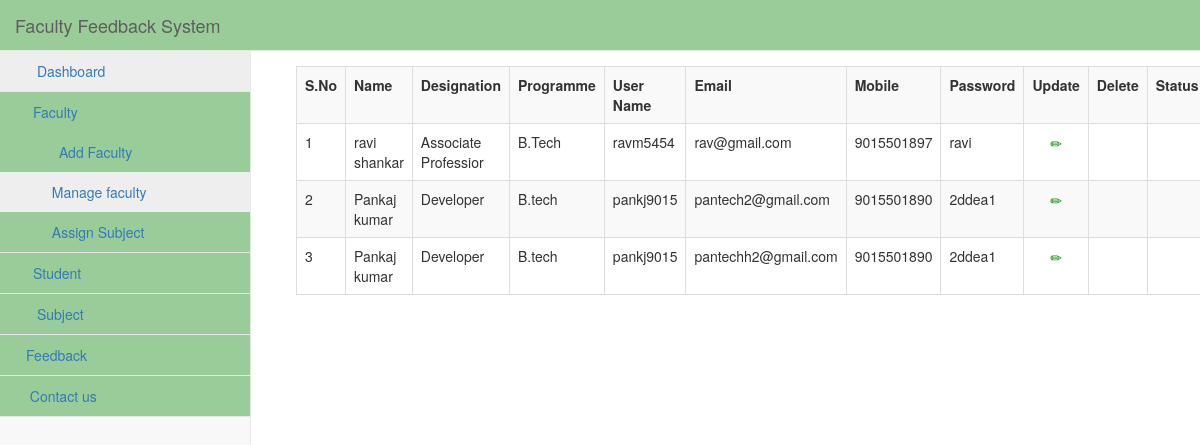
The app's page /admin/dashboard.php?info=show_faculty (signed in) with its own data.
### tables this page shows
CREATE TABLE IF NOT EXISTS `faculty` (
  `id` int(11) NOT NULL AUTO_INCREMENT,
  `user_alias` varchar(30) NOT NULL,
  `Name` varchar(30) NOT NULL,
  `designation` varchar(100) NOT NULL,
  `programme` varchar(50) NOT NULL,
  `email` varchar(255) NOT NULL,
  `password` varchar(75) NOT NULL,
  `mobile` bigint(20) NOT NULL,
  `date` datetime NOT NULL,
  `status` int(11) NOT NULL,
  PRIMARY KEY (`id`),
  UNIQUE KEY `email` (`email`)
);

### admin/show_faculty.php (the view, shortened to what this page needs)
<?php
	echo "<table class='table table-responsive table-bordered table-striped table-hover' style=margin:15px;>";
	echo "<tr>";
	echo "<th>S.No</th>";
	echo "<th>Name</th>";
	echo "<th>Designation</th>";
	echo "<th>Programme</th>";
	echo "<th>User Name</th>";
	echo "<th>Email</th>";
	echo "<th>Mobile</th>";
	echo "<th>Password</th>";
	echo "<th>Update</th>";
	echo "<th>Delete</th>";
	echo "<th>Status</th>";
	echo "</tr>";
	$i=1;
	$que=mysqli_query($conn,"select * from faculty");
	while($row=mysqli_fetch_array($que))
	{
		echo "<tr>";
		echo "<td>".$i."</td>";
		echo "<td>".$row['Name']."</td>";
		echo "<td>".$row['designation']."</td>";
		echo "<td>".$row['programme']."</td>";
		echo "<td>".$row['user_alias']."</td>";
		echo "<td>".$row['email']."</td>";
		echo "<td>".$row['mobile']."</td>";
		echo "<td>".$row['password']."</td>";
		echo "<td class='text-center'><a href='dashboard.php?id=$row[id]&info=edit_faculty'><span class='glyphicon glyphicon-pencil'style=color:green;></span></a></td>";
		echo "<td class='text-center'><a href='#' onclick='deletes($row[id])'><span class='glyphicon glyphicon-remove' style=color:red;></span></a></td>";
		if($row['status'])
		{
		echo "<td><a href='update_status.php?user_id=".$row['id']."&status=".$row['status']."'><span class='glyphicon glyphicon-user' style=color:green;></span></a></td>";
		}
		else
		{
		echo "<td><a href='update_status.php?user_id=".$row['id']."&status=".$row['status']."'><span class='glyphicon glyphicon-user' style=color:red;></span></a></td>";
		}
		echo "</tr>";
		$i++;
	}
?>

### admin/dashboard.php (shortened to what this page needs)
<!DOCTYPE html>
<html lang="en">
<head>
    <link href="../css/bootstrap.min.css" rel="stylesheet">
    <link href="../css/metisMenu.min.css" rel="stylesheet">
    <link href="../css/sb-admin-2.css" rel="stylesheet">
    <link href="../css/font-awesome.min.css" rel="stylesheet" type="text/css">
</head>
<body>
    <div id="wrapper">
        <nav class="navbar navbar-default navbar-static-top" role="navigation" style="margin-bottom: 0">
            <div class="navbar-header">
                <a class="navbar-brand" href="dashboard.php">Faculty Feedback System</a>
            </div>
            <ul class="nav navbar-top-links navbar-right">
                <li class="dropdown">
                    <a class="dropdown-toggle" data-toggle="dropdown" href="#">
                        <i class="fa fa-user fa-fw"></i> <i class="fa fa-caret-down"></i>
                    </a>
                </li>
            </ul>
            <div class="navbar-default sidebar" role="navigation">
                <div class="sidebar-nav navbar-collapse">
                    <ul class="nav" id="side-menu">
                        <li>
                            <a href="dashboard.php"><i class="fa fa-dashboard fa-fw"></i> Dashboard</a>
                        </li>
                        <li>
                            <a href="#"><i class="fa fa-user fa-fw"></i>Faculty<span class="fa arrow"></span></a>
                            <ul class="nav nav-second-level">
                                <li>
                                    <a href="dashboard.php?info=add_faculty"><i class="fa fa-plus fa-fw"></i> Add Faculty</a>
                                </li>
                                <li>
                                    <a href="dashboard.php?info=show_faculty"><i class="fa fa-eye"></i> Manage faculty</a>
                                </li>
                                <li><a href="dashboard.php?info=assign_subject"><i class="fa fa-book"></i> Assign Subject</a></li>
                            </ul>
                        </li>
                        <li>
                            <a href="#"><i class="fa fa-user fa-fw"></i>Student<span class="fa arrow"></span></a>
                        </li>
                        <li>
                            <a href="#"><i class="fa fa-book fa-fw"></i> Subject<span class="fa arrow"></span></a>
                        </li>
                        <li>
                            <a href="#"><i class="fa fa-user fa-book"></i>Feedback<span class="fa arrow"></span></a>
                        </li>
                        <li>
                            <a href="dashboard.php?info=contact"><i class="fa fa-eye"></i> Contact us</a>
                        </li>
                    </ul>
                </div>
            </div>
        </nav>
        <div id="page-wrapper">
            <div class="row">
                <div class="col-lg-12">
                    <?php
                    @$info = $_GET['info'];
                    if ($info != "") {
                        if ($info == "add_faculty") {
                            include('add_faculty.php');
                        } elseif ($info == "show_faculty") {
                            include('show_faculty.php');
                        } elseif ($info == "edit_faculty") {
                            include('edit_faculty.php');
                        } elseif ($info == "display_student") {
                            include('display_student.php');
                        } elseif ($info == "contact") {
                            include('contact.php');
                        } elseif ($info == "feedback") {
                            include('feedback.php');
                        } elseif ($info == "feedback_average") {
                            include('feedback_average.php');
                        } else if ($info == "update_password") {
                            include('update_password.php');
                        } elseif ($info == "add_subject") {
                            include('add_subject.php');
                        }
                        elseif ($info == "assign_subject") {
                            include('assign_subject.php');
                        }
                    } else {
                        include('dashboard_home.php');
                    }
                    ?>
                </div>
            </div>
        </div>
    </div>
</body>
</html>

### css/sb-admin-2.css (style rules this page uses)
body { background-color: #f8f8f8; }
#wrapper { width: 100%; }
#page-wrapper { padding: 0 15px; min-height: 568px; background-color: #fff; }
@media (min-width:768px) { #page-wrapper { position: inherit; margin: 0 0 0 250px; padding: 0 30px; border-left: 1px solid #e7e7e7; } }
.navbar-top-links { margin-right: 0; }
.navbar-top-links li { display: inline-block; }
.navbar-top-links li:last-child { margin-right: 15px; }
.navbar-top-links li a { padding: 15px; min-height: 50px; }
.sidebar .sidebar-nav.navbar-collapse { padding-right: 0; padding-left: 0; }
.sidebar ul li { border-bottom: 1px solid #e7e7e7; }
.sidebar ul li a.active { background-color: #eee; }
.sidebar .arrow { float: right; }
.sidebar .fa.arrow:before { content: "\f104"; }
.sidebar .active>a>.fa.arrow:before { content: "\f107"; }
.sidebar .nav-second-level li, .sidebar .nav-third-level li { border-bottom: 0!important; }
.sidebar .nav-second-level li a { padding-left: 37px; }
@media (min-width:768px) { .sidebar { z-index: 1; position: absolute; width: 250px; margin-top: 51px; } }

### records on screen
faculty: Name "ravi shankar", designation "Associate Professior", programme "B.Tech", user_alias "ravm5454", email "rav@gmail.com", mobile "9015501897", password "ravi"
faculty: Name "Pankaj kumar", designation "Developer", programme "B.tech", user_alias "pankj9015", email "pantech2@gmail.com", mobile "9015501890", password "2ddea1"
faculty: Name "Pankaj kumar", designation "Developer", programme "B.tech", user_alias "pankj9015", email "pantechh2@gmail.com", mobile "9015501890", password "2ddea1"
